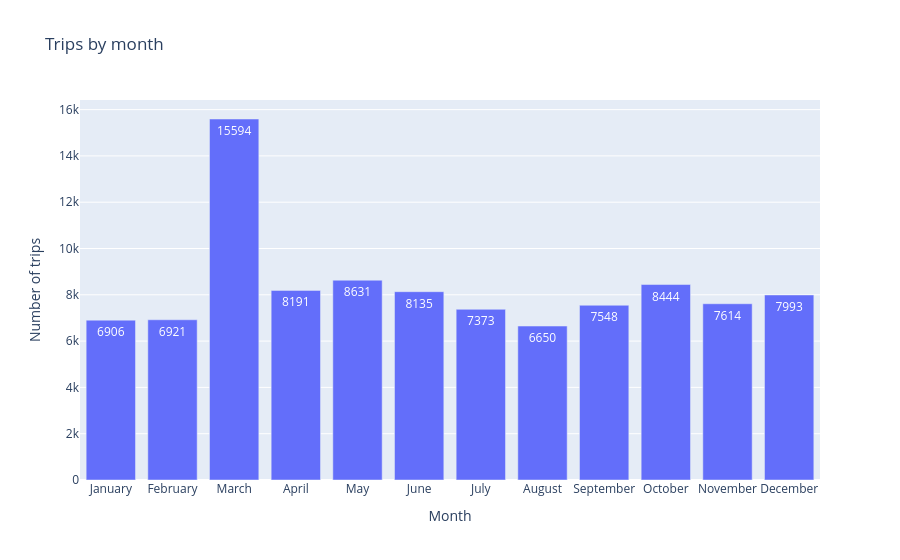

Source (notebook cell):
### Code cell
fig2 = px.bar(
    x=trips_by_month["pickup_month_name"],
    y=trips_by_month["count"],
    labels={"x": "Month", "y": "Number of trips"},
    title="Trips by month",
    text=trips_by_month["count"]
)

fig2.show()

### Figure 1 — Plotly figure (JSON) as saved in the notebook; plotly's stock layout.template omitted (floating-point values rounded to 4 significant figures)
{"data": [{"hovertemplate": "Month=%{x}<br>Number of trips=%{y}<br>text=%{text}<extra></extra>", "legendgroup": "", "marker": {"color": "#636efa", "pattern": {"shape": ""}}, "name": "", "orientation": "v", "showlegend": false, "text": [6906.0, 6921.0, 15590.0, 8191.0, 8631.0, 8135.0, 7373.0, 6650.0, 7548.0, 8444.0, 7614.0, 7993.0], "textposition": "auto", "type": "bar", "x": ["January", "February", "March", "April", "May", "June", "July", "August", "September", "October", "November", "December"], "xaxis": "x", "y": [6906, 6921, 15594, 8191, 8631, 8135, 7373, 6650, 7548, 8444, 7614, 7993], "yaxis": "y"}], "layout": {"barmode": "relative", "legend": {"tracegroupgap": 0}, "title": {"text": "Trips by month"}, "xaxis": {"anchor": "y", "domain": [0, 1], "title": {"text": "Month"}}, "yaxis": {"anchor": "x", "domain": [0, 1], "title": {"text": "Number of trips"}}}}
